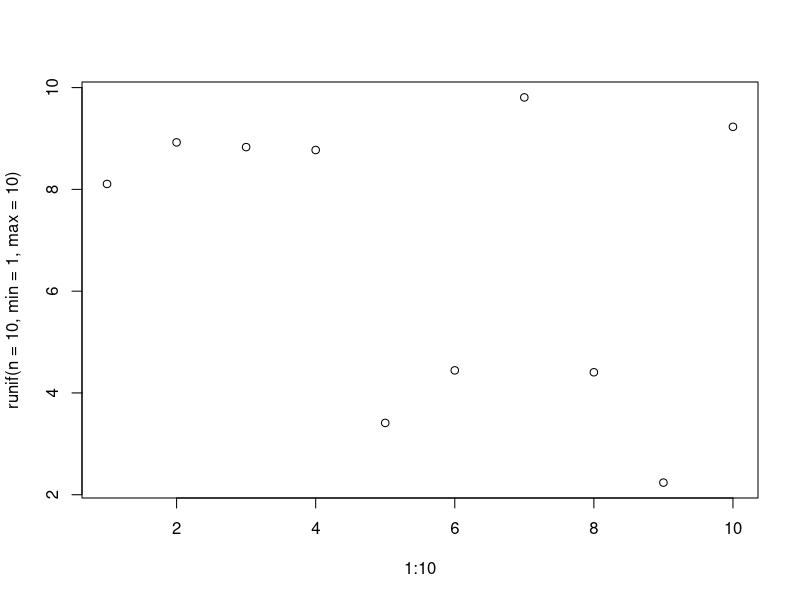
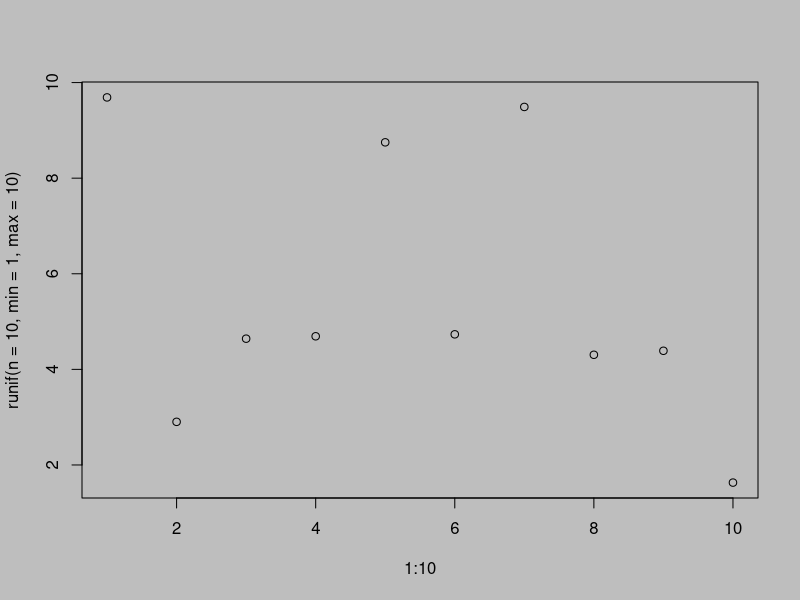
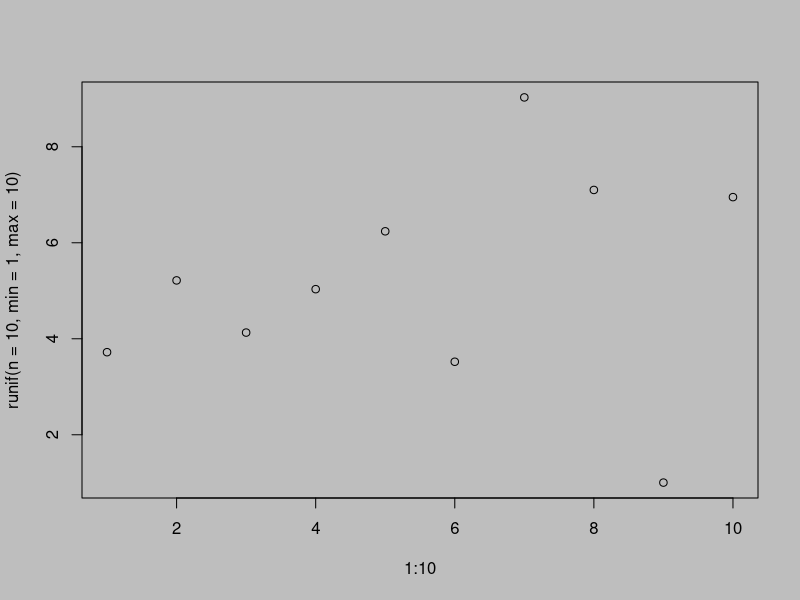
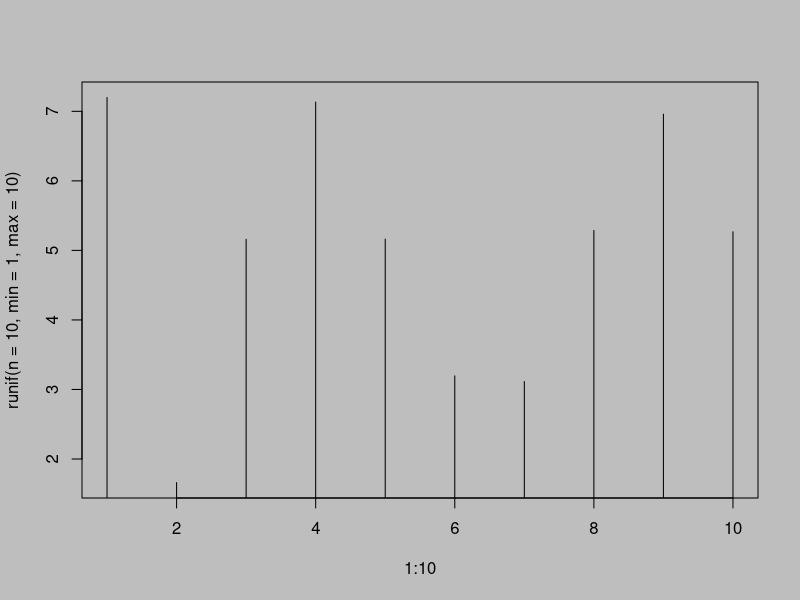
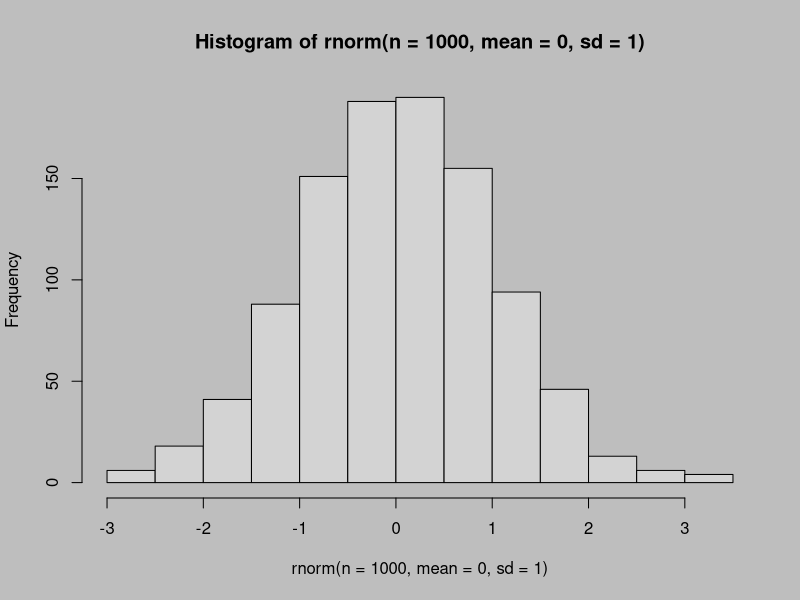
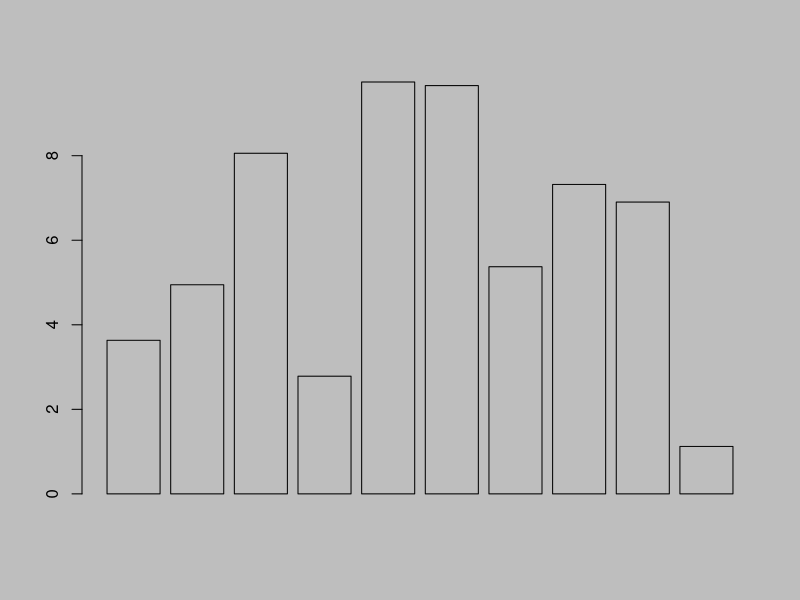
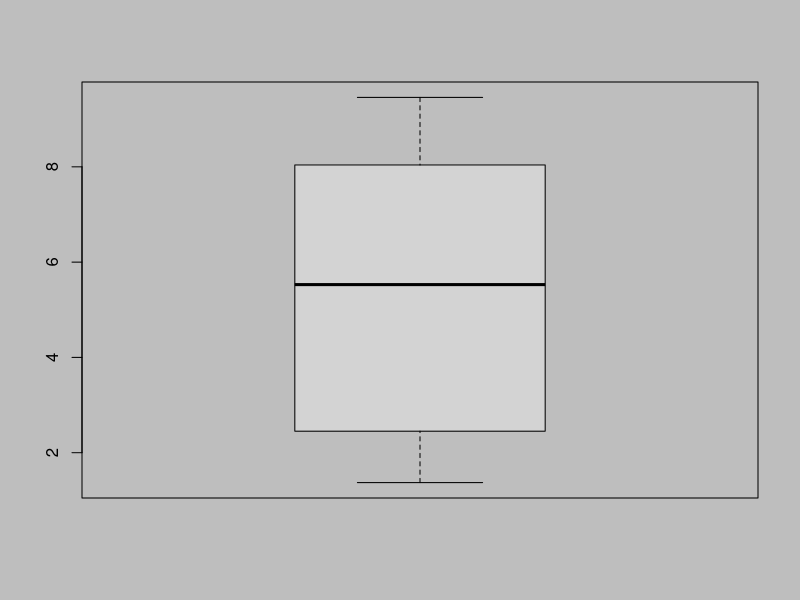
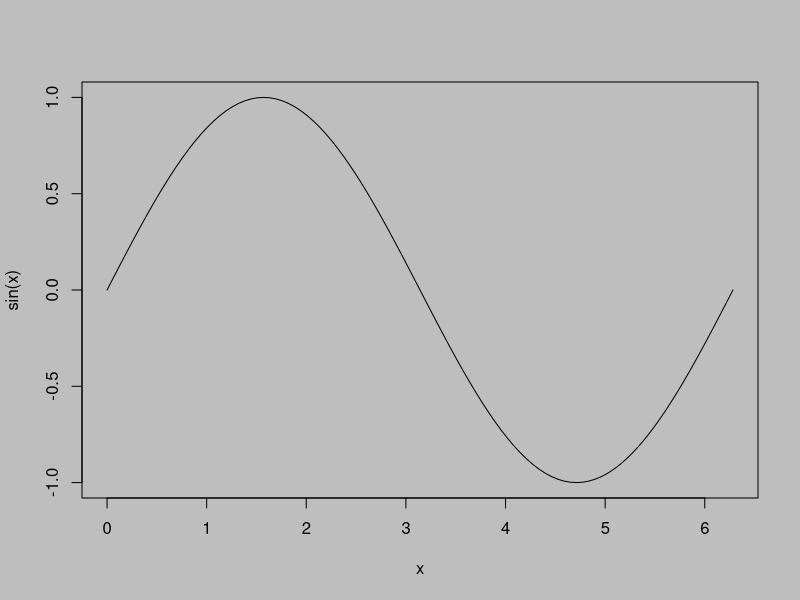

These figures' R source, in order:
## ---- chunk 1
plot(x = 1:10, y = runif(n = 10, min = 1, max = 10))
## ---- chunk 2
par()[1:10]
## ---- chunk 3
par(bg = "grey")
plot(x = 1:10, y = runif(n = 10, min = 1, max = 10))
## ---- chunk 4
plot(x = 1:10, y = runif(n = 10, min = 1, max = 10))
## ---- chunk 5
plot(x = 1:10, y = runif(n = 10, min = 1, max = 10), type = "h")
## ---- chunk 6
hist(x = rnorm(n = 1000, mean = 0, sd = 1))
## ---- chunk 7
barplot(height = runif(n = 10, min = 1, max = 10))
## ---- chunk 8
boxplot(x = runif(n = 10, min = 1, max = 10))
## ---- chunk 9
curve(sin(x), from = 0, to = 2 * pi)
## ---- chunk 10
par(font = 3)
plot(x = 1:10, y = runif(n = 10, min = 1, max = 10))
## ---- chunk 11
par(cex = 0.5, mar=c(1,1,1,1))
plot(x = 1:10, y = runif(n = 10, min = 1, max = 10))
## ---- chunk 12
plot(x = 1:10, y = runif(n = 10, min = 1, max = 10), type = "l", lty = 2, lwd = 2, col = "red")
## ---- chunk 13
plot(x = 1:10, y = runif(n = 10, min = 1, max = 10), xaxt = "n", yaxt = "n")
## ---- chunk 14
par(mar = c(1, 1, 1, 1), mai = c(1, 1, 1, 1))
plot(x = 1:10, y = runif(n = 10, min = 1, max = 10))
## ---- chunk 15
plot(x = 1:10, y = runif(n = 10, min = 1, max = 10), type = "n")
## ---- chunk 16
plot(x = 1:10, y = runif(n = 10, min = 1, max = 10), xaxt = "n", yaxt = "n")
axis(side = 1, at = 1:10)
## ---- chunk 17
plot(x = 1:10, y = 1:10, type = "n")
text(x = 1:10, y = 1:10, labels = 1:10)
## ---- chunk 18
plot(x = 1:10, y = 1:10, type = "n")
title(main = "Titre de la figure")
## ---- chunk 19
plot(x = 1:10, y = runif(n = 10, min = 1, max = 10), col = 1:10)
legend(x = "topright", legend = 1:10, fill = 1:10)
## ---- chunk 20
plot(x = 1:10, y = 1:10, type = "n")
arrows(x0 = 1, y0 = 1, x1 = 10, y1 = 10)
## ---- chunk 21
plot(x = 1:10, y = 1:10, type = "n")
lines(x = 1:10, y = 10:1)
## ---- chunk 22
plot(x = 1:10, y = 1:10, type = "n")
points(x = 1:10, y = runif(n = 10, min = 1, max = 10))
